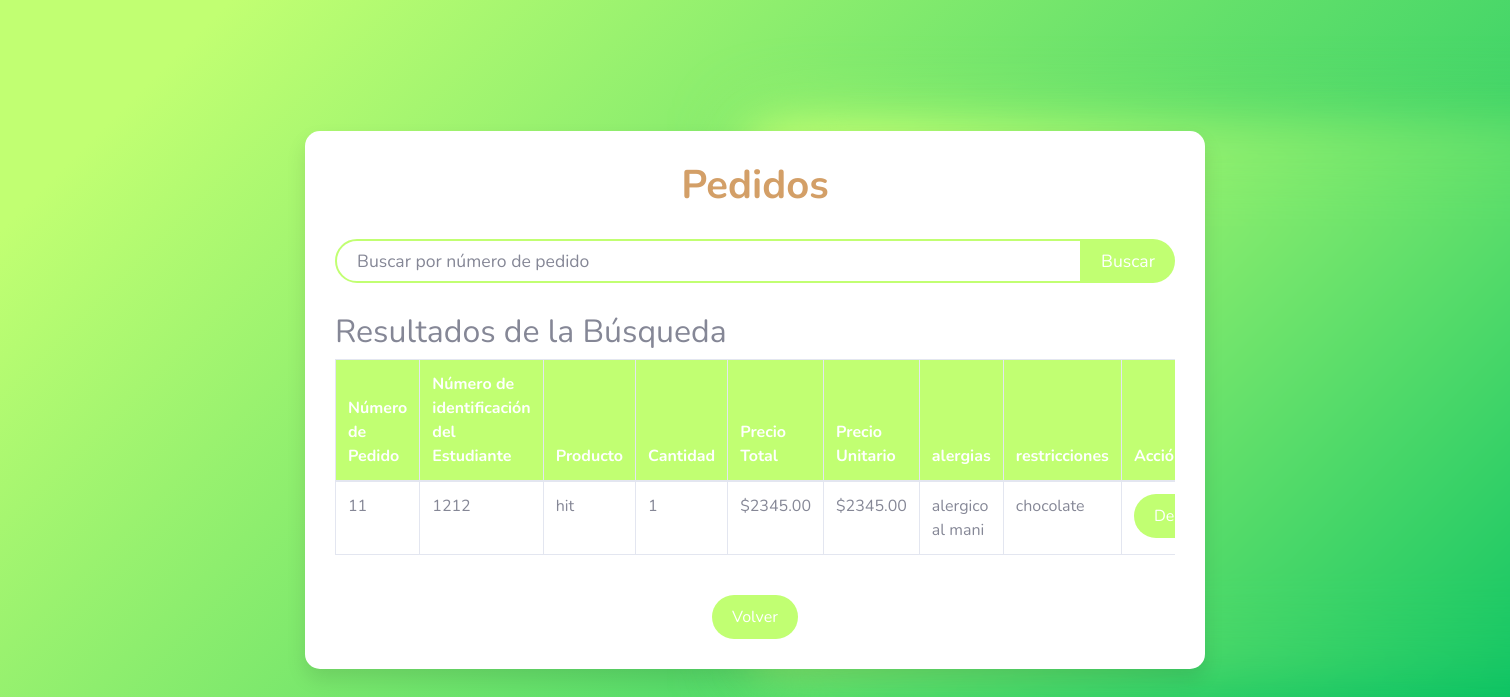
The app's page /ver-pedidos/ with its own data.
### menu/models.py (models this page shows, shortened)
class Pedido(models.Model):
    codigo = models.AutoField(primary_key=True)
    venta = models.ForeignKey(Venta, on_delete=models.CASCADE)
    producto = models.ForeignKey(Producto, on_delete=models.CASCADE)
    cantidad = models.PositiveIntegerField()
    precio_unitario = models.DecimalField(max_digits=10, decimal_places=2)
    precio_total = models.DecimalField(max_digits=10, decimal_places=2)
    nuevo = models.BooleanField(default=True)

class Venta(models.Model):
    estudiante = models.ForeignKey(Estudiante, on_delete=models.CASCADE)
    producto = models.ForeignKey(Producto, on_delete=models.CASCADE)
    cantidad  = models.PositiveIntegerField()
    fecha_venta = models.DateField(auto_now_add=True)
    valor_producto = models.DecimalField(max_digits=10, decimal_places=2, default=0)  # Valor predeterminado de 0

class Estudiante(models.Model):
    user = models.OneToOneField(User, on_delete=models.CASCADE)
    cedula_estudiante = models.CharField(max_length=100)
    nombre = models.CharField(max_length=100)
    correoEstudiante = models.EmailField()
    correoAcudiente = models.EmailField()
    productos_comprados = models.ManyToManyField(Producto, through='Venta')
    TIPO_USUARIO_CHOICES = [
        ('estudiante', 'Estudiante'),
    ]
    tipo_usuario = models.CharField(max_length=20, choices=TIPO_USUARIO_CHOICES, default='estudiante')

class Producto(models.Model):
    codigo = models.CharField(max_length=50, unique=True)
    nombre = models.CharField(max_length=100)
    valor = models.IntegerField()
    cantidad = models.PositiveIntegerField()
    disponibilidad = models.BooleanField(default=True)
    CATEGORIA_CHOICES = [
        ('BEBIDA', 'Bebida'),
        ('DESAYUNO', 'Desayuno'),
        ('ALIMENTO_FRITO', 'Alimento frito'),
        ('ALIMENTO_EMPAQUETADO', 'Alimento empaquetado'),
        ('POSTRE', 'Postre'),
        ('ALMUERZO', 'Almuerzo'),
    ]
    categoria = models.CharField(max_length=20, choices=CATEGORIA_CHOICES)
    fecha_vencimiento = models.DateField(null=True, blank=True)
    fecha_entrega = models.DateField(null=True, blank=True)
    imagen = models.ImageField(upload_to='imagen/', null=True, blank=True)  # Campo para subir una imagen

class Alergia(models.Model):
    estudiante = models.ForeignKey(Estudiante, on_delete=models.CASCADE)
    alergias_alimenticias = models.TextField()
    restricciones_comida = models.TextField(blank=True, null=True)
    categoria = models.CharField(max_length=20, choices=Producto.CATEGORIA_CHOICES)
    producto = models.ForeignKey(Producto, on_delete=models.CASCADE)

### menu/views.py (the view)
# urls.py: path('ver-pedidos/', ver_pedidos, name='ver_pedidos'),
def ver_pedidos(request):
    pedidos = Pedido.objects.all()
    hay_nuevos_pedidos = Pedido.objects.filter(nuevo=True).exists()
    if hay_nuevos_pedidos:
        Pedido.objects.filter(nuevo=True).update(nuevo=False)
    alergias = Alergia.objects.all()
    context = {'pedidos': pedidos, 'hay_nuevos_pedidos': hay_nuevos_pedidos}
    return render(request, 'pedidos.html', context)

### menu/context_processor.py (called while the page is built)
def total_carrito(request):
    total = 0
    if request.user.is_authenticated:
        if "carrito" in request.session.keys():
            for key, value in request.session["carrito"].items():
                total += int(value["acumulado"])
    return {"total_carrito": total}

### menu/templates/pedidos.html (shortened to what this page needs)
{% load static %}
<!DOCTYPE html>
<html lang="en">
<head>
    <link href="{% static 'vendor/fontawesome-free/css/all.min.css' %}" rel="stylesheet" type="text/css">
    <link href="{% static 'css/sb-admin-2.min.css' %}" rel="stylesheet">
</head>
<body>
    <div class="container">
        <h1>Pedidos</h1>
        <form id="searchForm" method="get">
            <div class="input-group mb-3">
                <input type="text" class="form-control" placeholder="Buscar por número de pedido" id="searchInput">
                <div class="input-group-append">
                    <button class="btn btn-primary" type="button" id="searchButton">Buscar</button>
                </div>
            </div>
        </form>
        <div id="results" class="table-responsive">
            <h2>Resultados de la Búsqueda</h2>
            <table class="table table-bordered">
                <thead>
                    <tr>
                        <th>Número de Pedido</th>
                        <th>Número de identificación del Estudiante</th>
                        <th>Producto</th>
                        <th>Cantidad</th>
                        <th>Precio Total</th>
                        <th>Precio Unitario</th>
                        <th>alergias</th>
                        <th>restricciones</th>
                        <th>Acción</th>
                    </tr>
                </thead>
                <tbody id="tableBody">
                    {% if pedidos %}
                        {% for pedido in pedidos %}
                            <tr>
                                <td>{{ pedido.codigo }}</td>
                                <td>{{ pedido.venta.estudiante.cedula_estudiante }}</td>
                                <td>{{ pedido.producto.nombre }}</td>
                                <td>{{ pedido.cantidad }}</td>
                                <td>${{ pedido.precio_total }}</td>
                                <td>${{ pedido.precio_unitario }}</td>
                                <td>
                                    {% for alergia in pedido.venta.estudiante.alergia_set.all %}
                                        {{ alergia.alergias_alimenticias }}
                                    {% endfor %}
                                </td>
                                <td>
                                    {% for alergia in pedido.venta.estudiante.alergia_set.all %}
                                        {{ alergia.restricciones_comida }}
                                    {% endfor %}
                                </td>
                                <td>
                                    <form action="{% url 'eliminar_pedido' pedido.codigo %}" method="post">
                                        <button type="submit" class="btn btn-primary">Despachado</button>
                                    </form>
                                </td>
                            </tr>
                        {% endfor %}
                    {% else %}
                        <tr>
                            <td colspan="7" class="text-center">No se encontraron pedidos.</td>
                        </tr>
                    {% endif %}
                </tbody>
            </table>
        </div>
        <div class="text-center mt-4">
            <a href="{% url 'index_view' %}" class="btn btn-primary">Volver</a>
        </div>
    </div>
</body>
</html>

### menu/templates/pedidos.html (style rules this page uses)
body { background: linear-gradient(135deg, #c1ff72 10%, #00BF63 100%); min-height: 100vh; display: flex; justify-content: center; align-items: center; }
.container { background: white; padding: 30px; border-radius: 15px; box-shadow: 0 10px 20px rgba(0, 0, 0, 0.1); width: 100%; max-width: 900px; position: relative; }
.container::before, .container::after { content: ''; position: absolute; top: 0; left: 50%; height: 100%; width: 100%; border-radius: 15px; background: linear-gradient(135deg, #c1ff72 10%, #00BF63 100%); z-index: -1; transition: transform 0.3s; }
.container::before { filter: blur(20px); }
.container::after { filter: blur(40px); }
h1 { text-align: center; color: #D39F67; margin-bottom: 30px; font-size: 2.5em; font-weight: 700; }
.input-group { margin-bottom: 20px; }
.form-control { border-radius: 30px; padding: 20px; font-size: 1.1em; border: 2px solid#c1ff72; transition: border-color 0.3s; }
.input-group-append .btn { border-radius: 30px; background-color: #c1ff72; color: white; font-size: 1.1em; padding: 0 20px; transition: background-color 0.3s, transform 0.3s; }
.table-responsive { margin-top: 30px; }
table { width: 100%; border-collapse: collapse; }
th, td { padding: 15px; text-align: left; border-bottom: 2px solid #c1ff72; }
th { background-color: #c1ff72 ; color: white; }
.btn-primary { background-color: #c1ff72; color: white; border: none; border-radius: 30px; padding: 10px 20px; font-size: 1em; text-align: center; text-decoration: none; display: inline-block; transition: background-color 0.3s, transform 0.3s; }

### records on screen
Pedido: codigo "11", venta.estudiante.cedula_estudiante "1212", producto.nombre "hit", cantidad "1", precio_total "2345.00", precio_unitario "2345.00"
Alergia: alergias_alimenticias "alergico al mani", restricciones_comida "chocolate"
